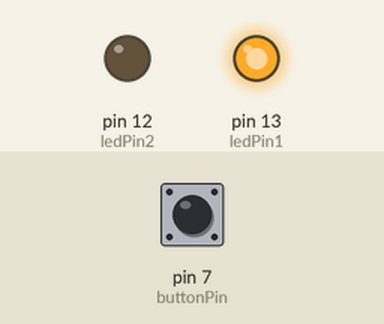
This sketch was run on a simulated Arduino Uno, built with avr-gcc and run on an emulated ATmega328P. Parts: output pins drawn as LEDs (lit = HIGH). Inputs (shaded band) come from the test bench; at power-on: pin 7 (buttonPin) HIGH.

Above: at 1.2 s.
1.3 s: pin 7 (buttonPin) pulled LOW for 0.15 s
At 1.37 s:
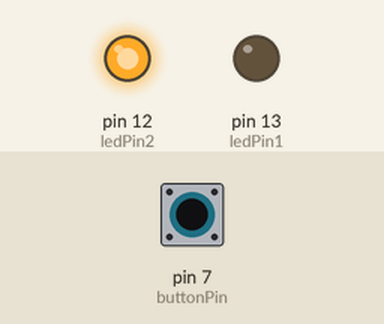
2.9 s: pin 7 (buttonPin) pulled LOW for 3.2 s
At 7.2 s:
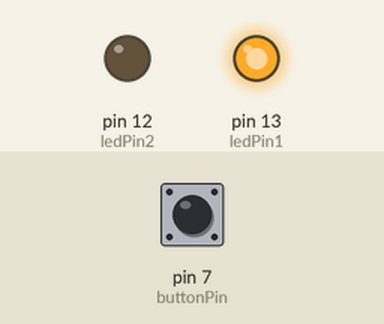
Timing chart, 0 to 8.7 s (numbered marks = the images above; inputs shaded):
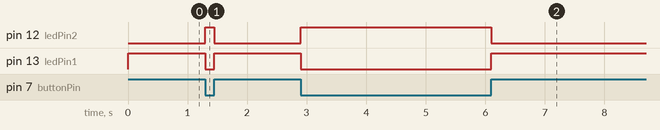

The sketch:

ledsContrarios.ino
```cpp
// Materiais: 2 leds, butão, fios, breadboard, 2 220 ohm resistores
// Exercício 1.6

int ledPin1 = 13;
int ledPin2 = 12;
int buttonPin = 7;

void setup() {
  pinMode(ledPin1, OUTPUT);
  pinMode(ledPin2, OUTPUT);
  pinMode(buttonPin, INPUT_PULLUP);
}

void loop() {
  int buttonState = digitalRead(buttonPin);

  digitalWrite(ledPin1, buttonState);
  digitalWrite(ledPin2, !buttonState);
}
```

Measured:
- after the input at 1.3 s, pin 12 (ledPin2): LOW → HIGH at once, → LOW 0.15 s later; pin 13 (ledPin1): HIGH → LOW at once, → HIGH 0.15 s later
- after the input at 2.9 s, pin 12 (ledPin2): LOW → HIGH at once, → LOW 3.2 s later; pin 13 (ledPin1): HIGH → LOW at once, → HIGH 3.2 s later
